Frame 1 (no input): blank canvas, image omitted
Frame 60 (no input): blank canvas, image omitted
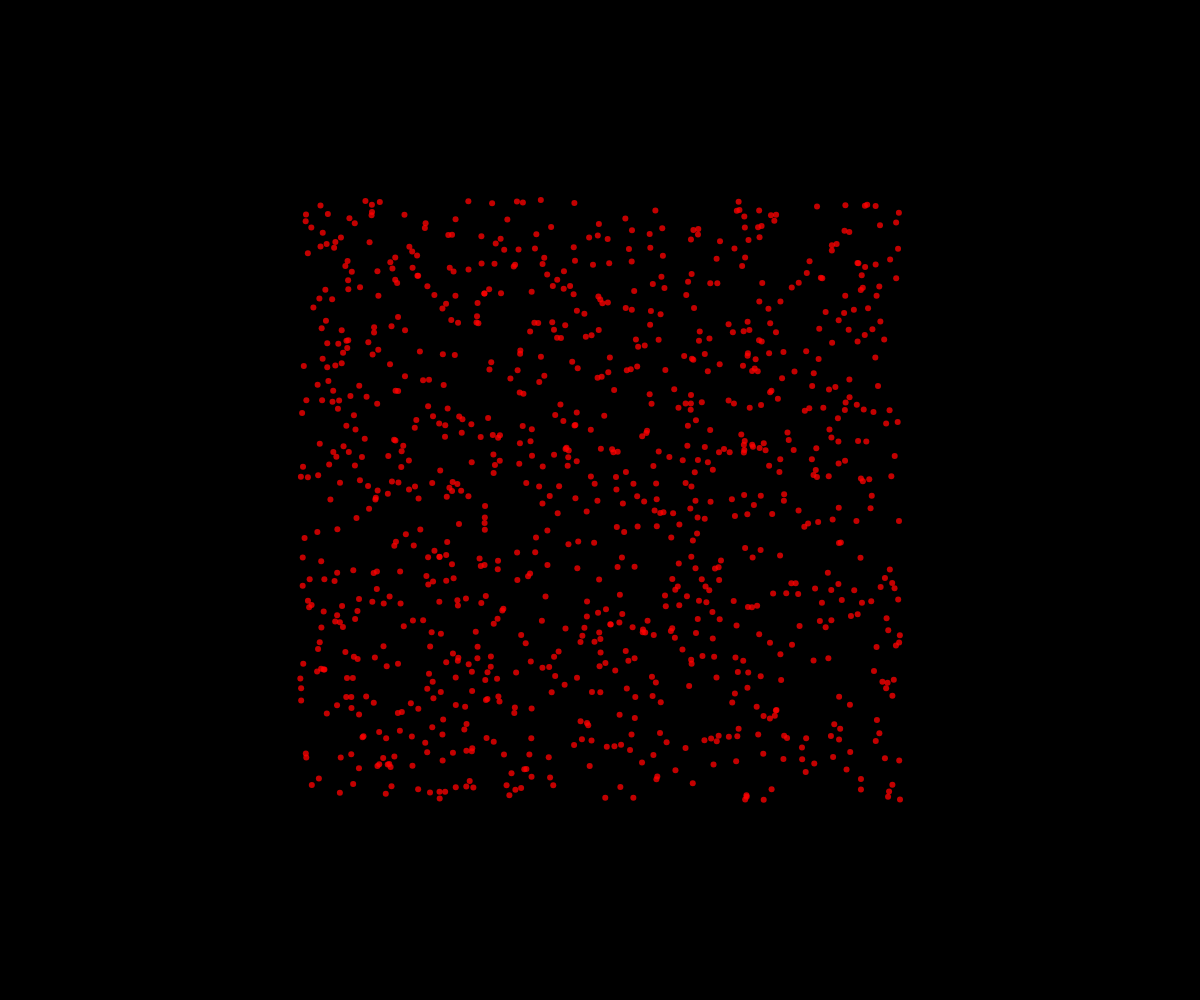
Frame 120 (the mouse pressed at the canvas centre since frame 60)

The p5.js sketch whose frames 1 and 60 were blank and that drew this single picture after the mouse press (run headless with seeded random() and noise() and a simulated clock; from frame 60 on, the mouse is pressed at the canvas centre):

// p5.js sketch
// ── sketch.js
// Fireworks OOP

class Particle {
  constructor(x, y) {
    this.x = x;
    this.y = y;
    this.dx = random(-5, 5);
    this.dy = random(-5, 5);
    this.radius = 3;
    this.r = 255;
    this.g = 0;
    this.b = 0;
    this.opacity = 255;
  }

  uptade() {
    // fade away over time
    this.opacity--;

    // move
    this.x += this.dx;
    this.y += this.dy;
  }

  display() {
    noStroke();
    fill(this.r, this.g, this.b, this.opacity);
    circle(this.x, this.y, this.radius*2);
  }
}

let theFireworks = [];
const NUMBER_OF_FIREWORKS_PER_CLICK = 1000;
function setup() {
  createCanvas(windowWidth, windowHeight);
}

function draw() {
  background("black");
  for (let someFirework of theFireworks) {
    someFirework.uptade();
    someFirework.display();
  }
}

function mousePressed() {
  for (let i = 0; i < NUMBER_OF_FIREWORKS_PER_CLICK; i++) {
    let aFirework = new Particle(mouseX, mouseY);
    theFireworks.push(aFirework);
  }
}
